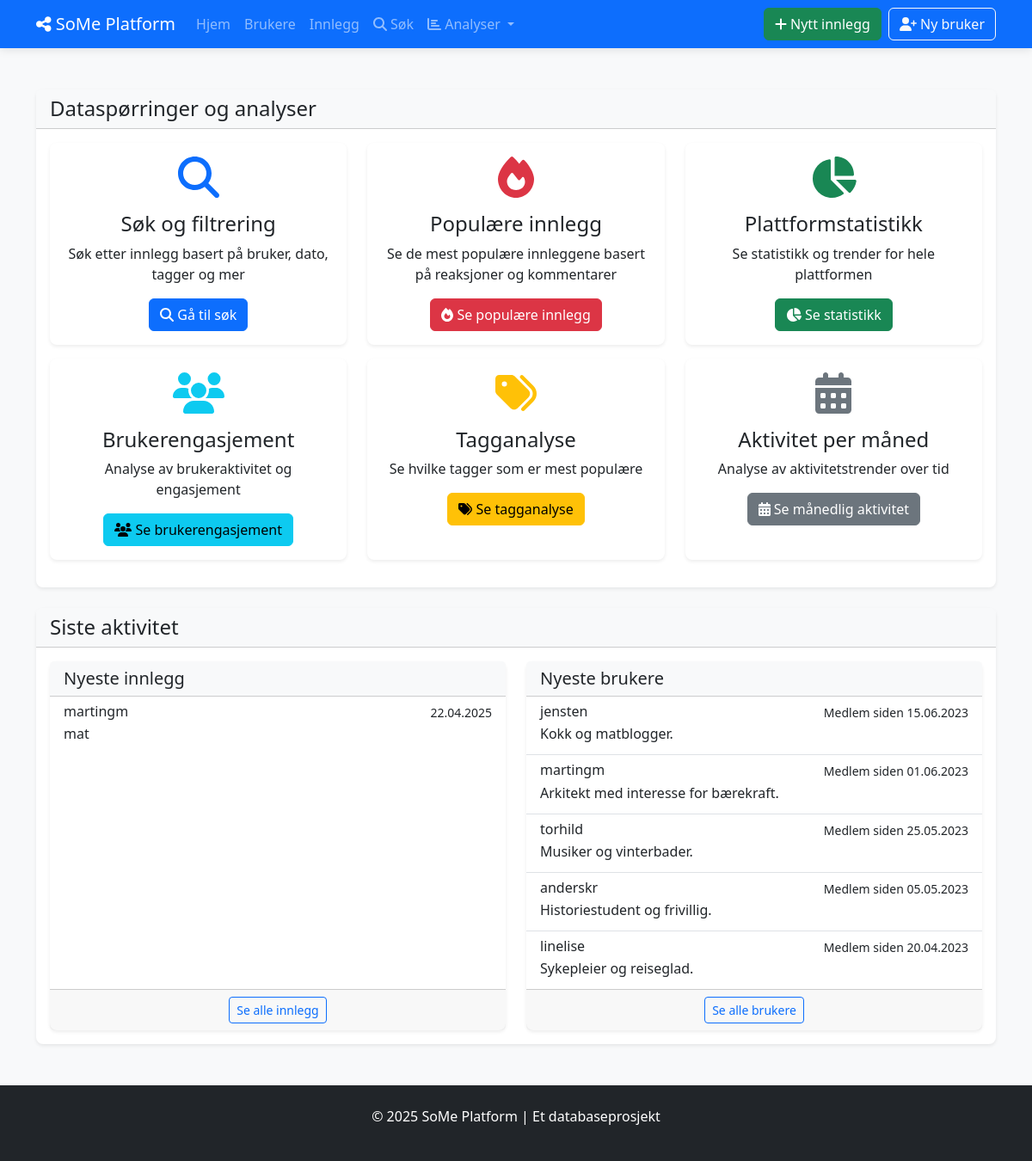
Before: / with the older database file.
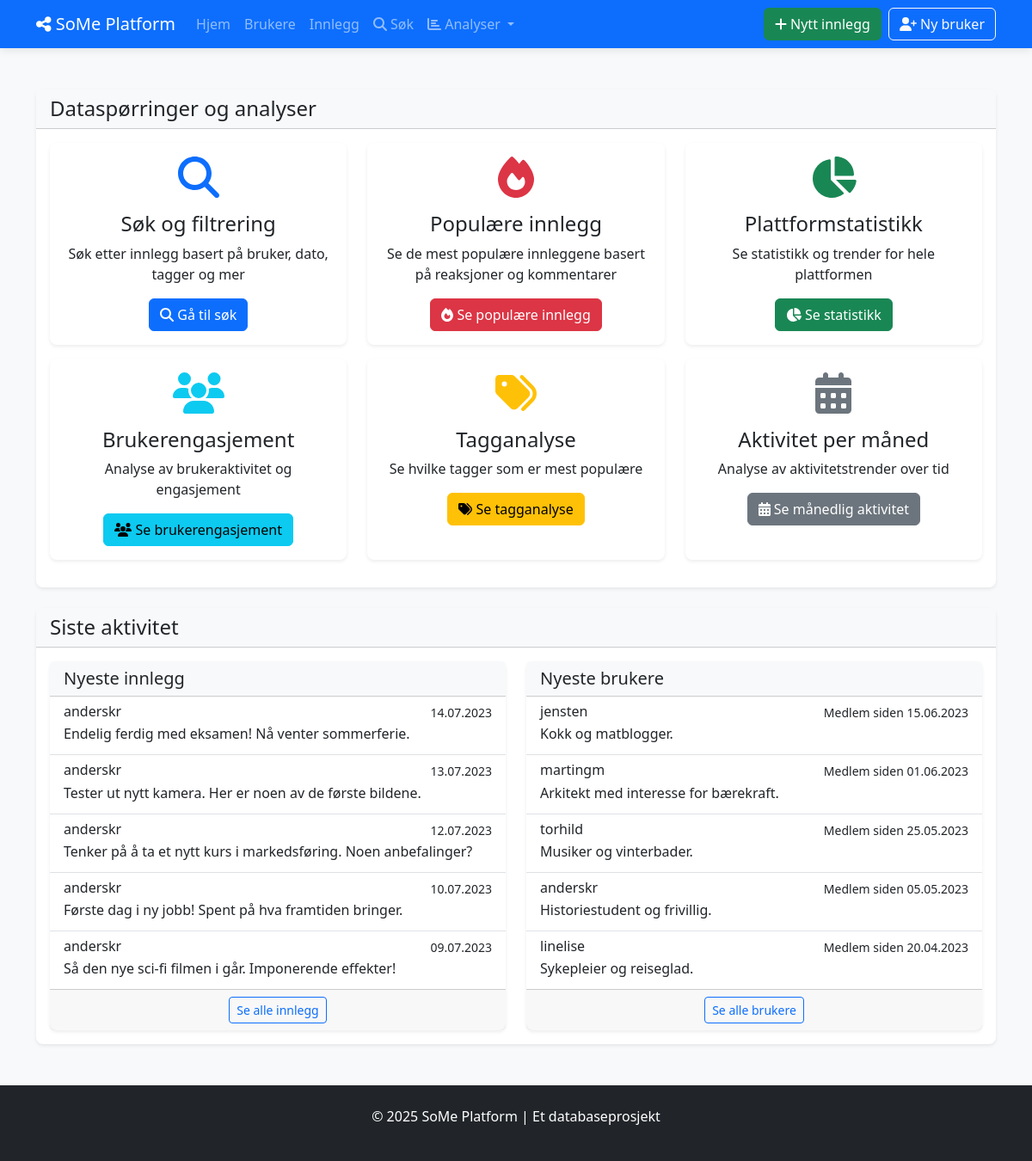
After: the same page with the newer database file.
### tables this page shows
CREATE TABLE INNLEGG (
            innlegg_id INTEGER PRIMARY KEY AUTOINCREMENT,
            innhold TEXT NOT NULL,
            opprettet_dato DATETIME NOT NULL DEFAULT CURRENT_TIMESTAMP,
            oppdatert_dato DATETIME DEFAULT CURRENT_TIMESTAMP,
            synlighet TEXT NOT NULL DEFAULT 'offentlig',
            bruker_id INTEGER NOT NULL,
            FOREIGN KEY (bruker_id) REFERENCES BRUKERE(bruker_id) ON DELETE CASCADE
        );

CREATE TABLE BRUKERE (
            bruker_id INTEGER PRIMARY KEY AUTOINCREMENT,
            brukernavn TEXT NOT NULL UNIQUE,
            epost TEXT NOT NULL UNIQUE,
            passord_hash TEXT NOT NULL,
            profilbilde TEXT,
            bio TEXT,
            registrerings_dato DATE NOT NULL DEFAULT CURRENT_DATE,
            fødselsdato DATE,
            status TEXT DEFAULT 'aktiv'
        );

### social_media_app/app.py (the view)
@app.route('/')
def index():
    with Database() as db:
        newest_posts = db.fetchall("""
            SELECT i.*, b.brukernavn
            FROM INNLEGG i
            JOIN BRUKERE b ON i.bruker_id = b.bruker_id
            ORDER BY i.opprettet_dato DESC LIMIT 5
        """)
        newest_posts = [format_date_fields(post, ['opprettet_dato', 'oppdatert_dato']) for post in newest_posts]
        newest_users = db.fetchall("""
            SELECT * FROM BRUKERE
            ORDER BY registrerings_dato DESC LIMIT 5
        """)
        newest_users = [format_date_fields(user, ['registrerings_dato', 'fødselsdato']) for user in newest_users]
    return render_template('index.html', newest_posts=newest_posts, newest_users=newest_users)

### social_media_app/app.py (called while the page is built)
def format_date_fields(item, date_fields=None):
    if not item:
        return None
    if not isinstance(item, dict):
        item = dict(item)
    if date_fields:
        for field in date_fields:
            if field in item and item[field]:
                try:
                    if 'T' in item[field]:  # ISO format
                        item[field] = datetime.fromisoformat(item[field].replace('Z', '+00:00'))
                    else:  # SQLite default format
                        item[field] = datetime.strptime(item[field], '%Y-%m-%d %H:%M:%S')
                except (ValueError, TypeError):
                    try:
                        item[field] = datetime.strptime(item[field], '%Y-%m-%d')
                    except (ValueError, TypeError):
                        pass  # Keep original if parsing fails
    return item

### social_media_app/db_config.py (called while the page is built)
    def __enter__(self):
        return self

    def __exit__(self, exc_type, exc_val, exc_tb):
        self.cursor.close()
        if self.conn:
            self.conn.close()

    def fetchall(self, sql, params=None):
        self.cursor.execute(sql, params or ())
        return self.cursor.fetchall()

### social_media_app/templates/index.html (shortened to what this page needs)
{% extends "base.html" %}
{% block content %}
<div class="row justify-content-center mt-4">
    <div class="col-md-12">
        <div class="card shadow-sm">
            <div class="card-header bg-light">
                <h2 class="h4 mb-0">Dataspørringer og analyser</h2>
            </div>
            <div class="card-body">
                <div class="row">
                    <div class="col-md-4 mb-3">
                        <div class="card h-100 border-0 shadow-sm">
                            <div class="card-body text-center">
                                <i class="fas fa-search fa-3x text-primary mb-3"></i>
                                <h4>Søk og filtrering</h4>
                                <p>Søk etter innlegg basert på bruker, dato, tagger og mer</p>
                                <a href="{{ url_for('search') }}" class="btn btn-primary">
                                    <i class="fas fa-search"></i> Gå til søk
                                </a>
                            </div>
                        </div>
                    </div>
                    <div class="col-md-4 mb-3">
                        <div class="card h-100 border-0 shadow-sm">
                            <div class="card-body text-center">
                                <i class="fas fa-fire fa-3x text-danger mb-3"></i>
                                <h4>Populære innlegg</h4>
                                <p>Se de mest populære innleggene basert på reaksjoner og kommentarer</p>
                                <a href="{{ url_for('popular_posts') }}" class="btn btn-danger">
                                    <i class="fas fa-fire"></i> Se populære innlegg
                                </a>
                            </div>
                        </div>
                    </div>
                    <div class="col-md-4 mb-3">
                        <div class="card h-100 border-0 shadow-sm">
                            <div class="card-body text-center">
                                <i class="fas fa-chart-pie fa-3x text-success mb-3"></i>
                                <h4>Plattformstatistikk</h4>
                                <p>Se statistikk og trender for hele plattformen</p>
                                <a href="{{ url_for('platform_stats') }}" class="btn btn-success">
                                    <i class="fas fa-chart-pie"></i> Se statistikk
                                </a>
                            </div>
                        </div>
                    </div>
                    <div class="col-md-4 mb-3">
                        <div class="card h-100 border-0 shadow-sm">
                            <div class="card-body text-center">
                                <i class="fas fa-users fa-3x text-info mb-3"></i>
                                <h4>Brukerengasjement</h4>
                                <p>Analyse av brukeraktivitet og engasjement</p>
                                <a href="{{ url_for('user_engagement') }}" class="btn btn-info">
                                    <i class="fas fa-users"></i> Se brukerengasjement
                                </a>
                            </div>
                        </div>
                    </div>
                    <div class="col-md-4 mb-3">
                        <div class="card h-100 border-0 shadow-sm">
                            <div class="card-body text-center">
                                <i class="fas fa-tags fa-3x text-warning mb-3"></i>
                                <h4>Tagganalyse</h4>
                                <p>Se hvilke tagger som er mest populære</p>
                                <a href="{{ url_for('tag_analysis') }}" class="btn btn-warning">
                                    <i class="fas fa-tags"></i> Se tagganalyse
                                </a>
                            </div>
                        </div>
                    </div>
                    <div class="col-md-4 mb-3">
                        <div class="card h-100 border-0 shadow-sm">
                            <div class="card-body text-center">
                                <i class="fas fa-calendar-alt fa-3x text-secondary mb-3"></i>
                                <h4>Aktivitet per måned</h4>
                                <p>Analyse av aktivitetstrender over tid</p>
                                <a href="{{ url_for('activity_by_month') }}" class="btn btn-secondary">
                                    <i class="fas fa-calendar-alt"></i> Se månedlig aktivitet
                                </a>
                            </div>
                        </div>
                    </div>
                </div>
            </div>
        </div>
    </div>
</div>
<div class="row mt-4">
    <div class="col-md-12">
        <div class="card shadow-sm">
            <div class="card-header bg-light">
                <h2 class="h4 mb-0">Siste aktivitet</h2>
            </div>
            <div class="card-body">
                <div class="row">
                    <div class="col-md-6">
                        <div class="card border-0 shadow-sm h-100">
                            <div class="card-header bg-light">
                                <h5 class="mb-0">Nyeste innlegg</h5>
                            </div>
                            <div class="card-body p-0">
                                <div class="list-group list-group-flush">
                                    {% for post in newest_posts %}
                                    <a href="{{ url_for('view_post', post_id=post.innlegg_id) }}" class="list-group-item list-group-item-action">
                                        <div class="d-flex w-100 justify-content-between">
                                            <h6 class="mb-1">{{ post.brukernavn }}</h6>
                                            <small>{{ post.opprettet_dato.strftime('%d.%m.%Y') }}</small>
                                        </div>
                                        <p class="mb-1 text-truncate">{{ post.innhold }}</p>
                                    </a>
                                    {% else %}
                                    <div class="list-group-item text-center text-muted">
                                        Ingen innlegg funnet
                                    </div>
                                    {% endfor %}
                                </div>
                            </div>
                            <div class="card-footer text-center">
                                <a href="{{ url_for('list_posts') }}" class="btn btn-sm btn-outline-primary">Se alle innlegg</a>
                            </div>
                        </div>
                    </div>
                    <div class="col-md-6">
                        <div class="card border-0 shadow-sm h-100">
                            <div class="card-header bg-light">
                                <h5 class="mb-0">Nyeste brukere</h5>
                            </div>
                            <div class="card-body p-0">
                                <div class="list-group list-group-flush">
                                    {% for user in newest_users %}
                                    <a href="{{ url_for('view_user', user_id=user.bruker_id) }}" class="list-group-item list-group-item-action">
                                        <div class="d-flex w-100 justify-content-between">
                                            <h6 class="mb-1">{{ user.brukernavn }}</h6>
                                            <small>Medlem siden {{ user.registrerings_dato.strftime('%d.%m.%Y') }}</small>
                                        </div>
                                        <p class="mb-1 text-truncate">{{ user.bio }}</p>
                                    </a>
                                    {% else %}
                                    <div class="list-group-item text-center text-muted">
                                        Ingen brukere funnet
                                    </div>
                                    {% endfor %}
                                </div>
                            </div>
                            <div class="card-footer text-center">
                                <a href="{{ url_for('list_users') }}" class="btn btn-sm btn-outline-primary">Se alle brukere</a>
                            </div>
                        </div>
                    </div>
                </div>
            </div>
        </div>
    </div>
</div>
{% endblock %}

### social_media_app/templates/base.html (shortened to what this page needs)
<!DOCTYPE html>
<html lang="no">
<head>
<link rel="stylesheet" href="https://cdn.jsdelivr.net/npm/bootstrap@5.3.2/dist/css/bootstrap.min.css">
<link rel="stylesheet" href="{{ url_for('static', filename='style.css') }}">
<link rel="stylesheet" href="https://cdnjs.cloudflare.com/ajax/libs/font-awesome/6.4.2/css/all.min.css">
</head>
<body class="bg-light">
<nav class="navbar navbar-expand-lg navbar-dark bg-primary">
<div class="container">
<a class="navbar-brand" href="{{ url_for('index') }}">
<i class="fas fa-share-alt"></i> SoMe Platform
</a>
<div class="collapse navbar-collapse" id="navbarNav">
<ul class="navbar-nav me-auto">
<li class="nav-item">
<a class="nav-link" href="{{ url_for('index') }}">Hjem</a>
</li>
<li class="nav-item">
<a class="nav-link" href="{{ url_for('list_users') }}">Brukere</a>
</li>
<li class="nav-item">
<a class="nav-link" href="{{ url_for('list_posts') }}">Innlegg</a>
</li>
<li class="nav-item">
<a class="nav-link" href="{{ url_for('search') }}">
<i class="fas fa-search"></i> Søk
</a>
</li>
<li class="nav-item dropdown">
<a class="nav-link dropdown-toggle" href="#" id="navbarAnalyticsDropdown" role="button"
data-bs-toggle="dropdown" aria-expanded="false">
<i class="fas fa-chart-bar"></i> Analyser
</a>
</li>
</ul>
<div class="navbar-nav">
<a href="{{ url_for('show_create_post') }}" class="btn btn-success me-2">
<i class="fas fa-plus"></i> Nytt innlegg
</a>
<a href="{{ url_for('show_create_user') }}" class="btn btn-outline-light">
<i class="fas fa-user-plus"></i> Ny bruker
</a>
</div>
</div>
</div>
</nav>
<div class="container mt-4">
 {% block content %}{% endblock %}
</div>
<footer class="bg-dark text-white py-4 mt-5">
<div class="container text-center">
<p>© 2025 SoMe Platform | Et databaseprosjekt</p>
</div>
</footer>
</body>
</html>

### social_media_app/static/style.css (style rules this page uses)
body { background-color: #f8f9fa; min-height: 100vh; display: flex; flex-direction: column; }
footer { margin-top: auto; }
.card { border-radius: 0.5rem; border: none; transition: transform 0.2s, box-shadow 0.2s; }
.navbar { box-shadow: 0 2px 10px rgba(0, 0, 0, 0.1); }

Changed rows visible on the page:
removed INNLEGG: brukernavn "martingm", opprettet_dato "22.04.2025", innhold "mat"
added INNLEGG: brukernavn "anderskr", opprettet_dato "14.07.2023", innhold "Endelig ferdig med eksamen! Nå venter sommerferie."
added INNLEGG: brukernavn "anderskr", opprettet_dato "13.07.2023", innhold "Tester ut nytt kamera. Her er noen av de første bildene."
added INNLEGG: brukernavn "anderskr", opprettet_dato "12.07.2023", innhold "Tenker på å ta et nytt kurs i markedsføring. Noen anbefalinger?"
added INNLEGG: brukernavn "anderskr", opprettet_dato "10.07.2023", innhold "Første dag i ny jobb! Spent på hva framtiden bringer."
added INNLEGG: brukernavn "anderskr", opprettet_dato "09.07.2023", innhold "Så den nye sci-fi filmen i går. Imponerende effekter!"
